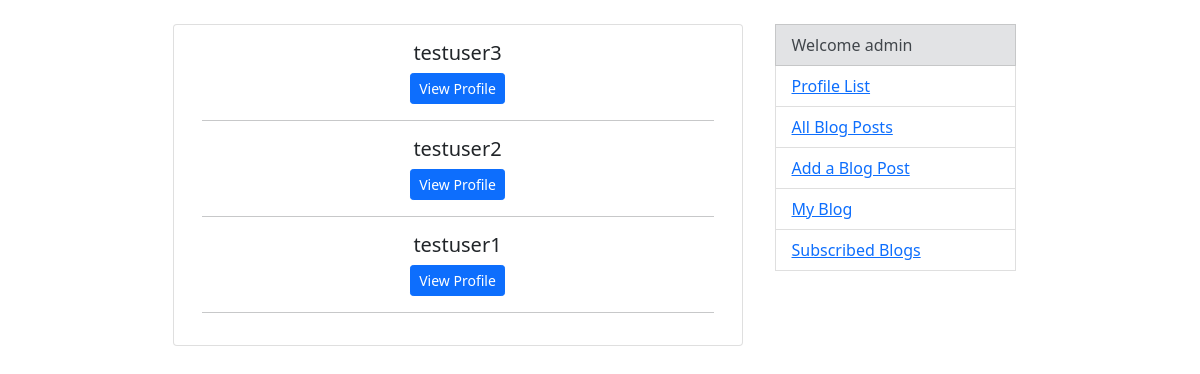
Page /profiles/ (signed in) on the earlier database version.
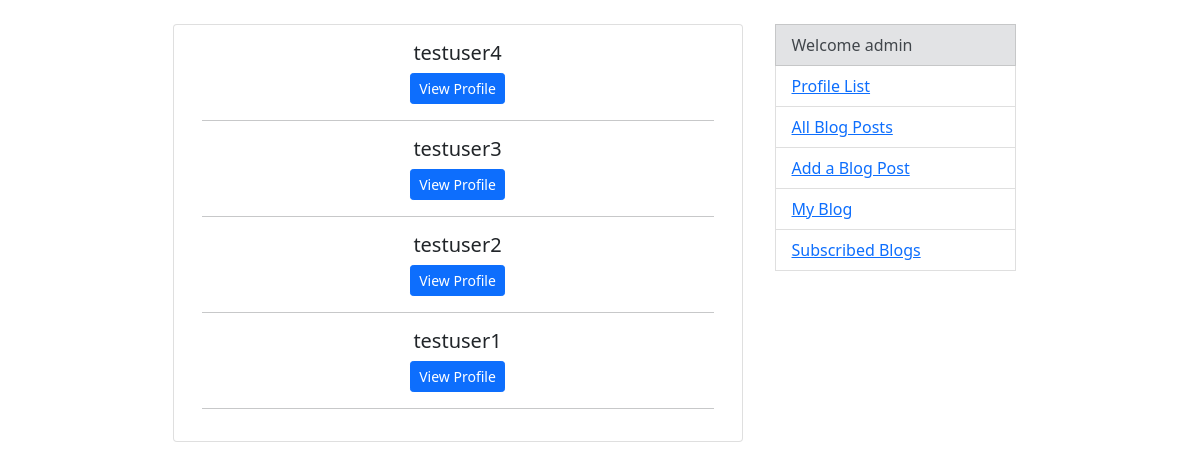
Same page on the later database version.
### profiles/models.py (models this page shows)
class Profile(models.Model):
    user = models.OneToOneField(User, on_delete=models.CASCADE)
    subscribed = models.ManyToManyField(User, related_name='subscribed', blank=True)
    readed = models.ManyToManyField("blogs.BlogPost", related_name='readed', blank=True)
    updated = models.DateTimeField(auto_now=True)
    created = models.DateTimeField(auto_now_add=True)
    def __str__(self):
        return str(self.user.username)
    class Meta:
        ordering = ("-created",)

### profiles/views.py (the view)
# urls.py: path('', ProfileListView.as_view(), name='profiles'),
class ProfileListView(ListView):
    model = Profile
    template_name = "profiles/index.html"
    context_object_name = "profiles"
    def get_queryset(self):
        return Profile.objects.all().exclude(user=self.request.user)

### profiles/templates/profiles/index.html (shortened to what this page needs)
{% extends 'base.html' %}
{% block content %}
    {% for profile in profiles %}
        <h5 class="card-title">{{ profile }}</h5>
        <a href="{% url "profiles:profile-detail" profile.pk %}" class="btn btn-primary btn-sm">View Profile</a>
        <hr>
    {% endfor %}
{% endblock %}

Differences in the rows shown:
added Profile: user.username "testuser4"
